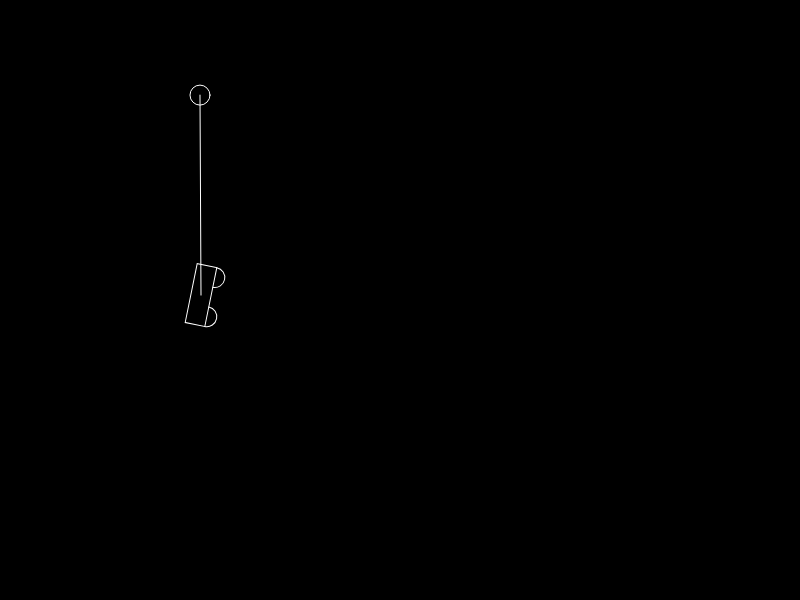
Frame 1 (no input)
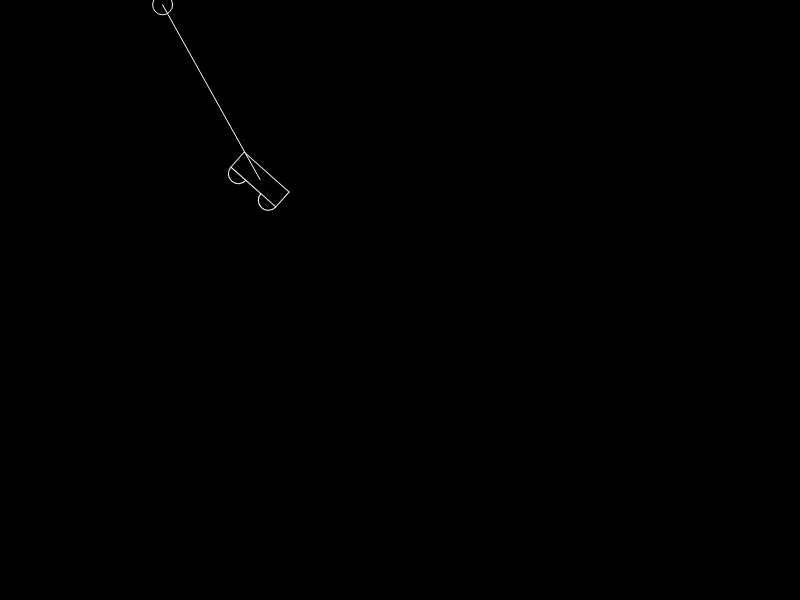
Frame 60 (no input)
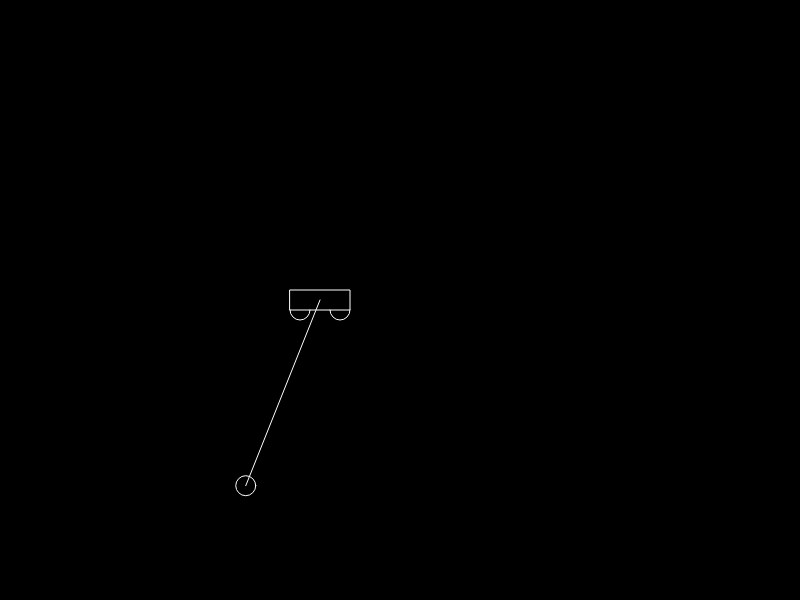
Frame 120 (the mouse pressed at the canvas centre since frame 60)

The p5.js sketch that drew these frames (run headless with seeded random() and noise() and a simulated clock; from frame 60 on, the mouse is pressed at the canvas centre):

// p5.js sketch
// ── sketch.js
const DIMX = 800;
const DIMY = 600;
const EPS = 0.000001;

const GRAV = 9.81;
const TSTEP = 0.1;

let cart, pend;

function setup() {
	createCanvas(DIMX, DIMY);
	strokeWeight(1);
	stroke(255);
	noFill();
	angleMode(DEGREES);
	rectMode(CENTER);
	ellipseMode(RADIUS);

	const cartsize = DIMX / 40;
	const pendsize = DIMY / 3;

	cart = new Cart(DIMX / 4, 0, 0, 0, 10, cartsize);
	pend = new Pendulum(0, 1, 0, 0, 1, pendsize);

	cart.update(1000, 5000);
	pend.update();
}

function draw() {
	translate(0, DIMY * 0.5);
	scale(1, -1);
	background(0);

	cart.show();
	pend.show();

	cart.update();
	pend.update();
}

// ── body.js
class Body {
	constructor(x0, y0, vx0, vy0, mass, size) {
		this.pos = createVector(x0, y0);
		this.vel = createVector(vx0, vy0);
		this.acc = createVector(0, 0);
		this.mass = mass ? Math.abs(mass) : 1;
		this.size = size ? Math.abs(size) : 1;
	}

	update(Fx, Fy) {
		const ax = Fx ? Fx / this.mass : 0;
		const ay = Fy ? Fy / this.mass : 0;

		this.acc = createVector(ax, ay - GRAV);
		this.limitAcc();

		this.vel.add(p5.Vector.mult(this.acc, TSTEP));
		this.limitVel();

		this.pos.add(p5.Vector.mult(this.vel, TSTEP));
		this.limitPos();
	}

	limitAcc() {
		// TODO: maybe truncate to zero when < EPS
		if (this.pos.y <= 0 && this.acc.y < 0) {
			this.acc.y = 0;
		}
	}

	limitVel() {
		// TODO: maybe truncate to zero when < EPS
		if (this.pos.y <= 0 && this.vel.y < 0) {
			this.vel.y = 0;
		}
	}

	limitPos() {
		if (this.pos.y < 0) {
			this.pos.y = 0;
		}
	}

	show() {
		circle(this.pos.x, this.pos.y, this.size);
	}
}

// ── cart.js
class Cart extends Body {
	constructor(x0, y0, vx0, vy0, mass, size) {
		super(x0, y0, vx0, vy0, mass, size);
		this.width  = this.size * 3;
		this.height = this.size;
		this.wheelx = (this.width - this.height) * 0.5;
		this.wheely = this.height * 0.5;
	}

	show() {
		push();
		translate(this.pos.x, this.pos.y);
		rotate(this.vel.heading());
		rect(0, 0, this.width, this.height);
		if (this.vel.x >= 0) {
			arc(-this.wheelx, -this.wheely, this.wheely, this.wheely, 180, 0);
			arc( this.wheelx, -this.wheely, this.wheely, this.wheely, 180, 0);
			// line(-3 * this.width, -this.height, 3 * this.width, -this.height);
		} else {
			arc(-this.wheelx,  this.wheely, this.wheely, this.wheely, 0, 180);
			arc( this.wheelx,  this.wheely, this.wheely, this.wheely, 0, 180);
			// line(-3 * this.width, this.height, 3 * this.width, this.height);
		}
		pop();
	}

	limitAcc() {
		super.limitAcc();
		if ((this.pos.x <= 0 && this.acc.x < 0) || (this.pos.x >= DIMX - 1 && this.acc.x > 0)) {
			this.acc.x = 0;
		}
	}

	limitVel() {
		super.limitVel();
		if ((this.pos.x <= 0 && this.vel.x < 0) || (this.pos.x >= DIMX - 1 && this.vel.x > 0)) {
			this.vel.x = 0;
		}
	}

	limitPos() {
		super.limitPos();
		if (this.pos.x < 0) {
			this.pos.x = 0;
		}
		if (this.pos.x > DIMX - 1) {
			this.pos.x = DIMX - 1;
		}
	}
}

// ── particle.js
class Particle {
	constructor(x0, y0, vx0, vy0, mass, size) {
		// Properties from parameters
		this.pos = createVector(x0, y0);
		this.vel = createVector(vx0, vy0);
		this.mass = mass ? mass : 1;
		this.size = size ? size : 1;
		// Calculated properties
		this.acc = createVector(0, 0);
		this.force = createVector(0, 0);
		this.grav = -G * this.mass;
	}

	setforce(...Fxy) {
		// Optional external force
		this.force.x = Fxy.length ? Fxy.shift() : 0;
		this.force.y = Fxy.length ? Fxy.shift() : 0;
		// Gravity
		this.force.y += this.grav;
		this.limitForce();
	}

	addforce(Fvec) {
		this.force.add(Fvec);
		this.limitForce();
	}

	update() {
		this.acc = p5.Vector.div(this.force, this.mass);
		this.limitAcc();

		this.vel.add(p5.Vector.mult(this.acc, DT));
		this.limitVel();

		this.pos.add(p5.Vector.mult(this.vel, DT));
		this.limitPos();
	}

	show() {
		// Assume the cow is a sphere
		circle(this.pos.x * SCALE, this.pos.y * SCALE, this.size);
	}

	limitForce() {
		return;
	}

	limitAcc() {
		return;
	}

	limitVel() {
		return;
	}

	limitPos() {
		return;
	}
}

// ── pendulum.js
class Pendulum extends Body {
	constructor(x0, y0, vx0, vy0, mass, size) {
		super(x0, y0, vx0, vy0, mass, size);
		this.pos.normalize();
		this.angle = this.pos.heading();
		this.omega = 0;
		this.degperm = 360 / (2 * Math.PI * this.size);
	}

	update() {
		const a = -GRAV * cos(this.angle) + cart.acc.mag() * sin(this.angle + cart.acc.heading());
		this.omega += a * TSTEP * this.degperm;
		const da = this.omega * TSTEP;
		this.pos.rotate(da);
		this.angle += da;
	}

	show() {
		const x = cart.pos.x + this.pos.x * this.size;
		const y = cart.pos.y + this.pos.y * this.size;
		line(cart.pos.x, cart.pos.y, x, y);
		circle(x, y, 10);
	}
}
